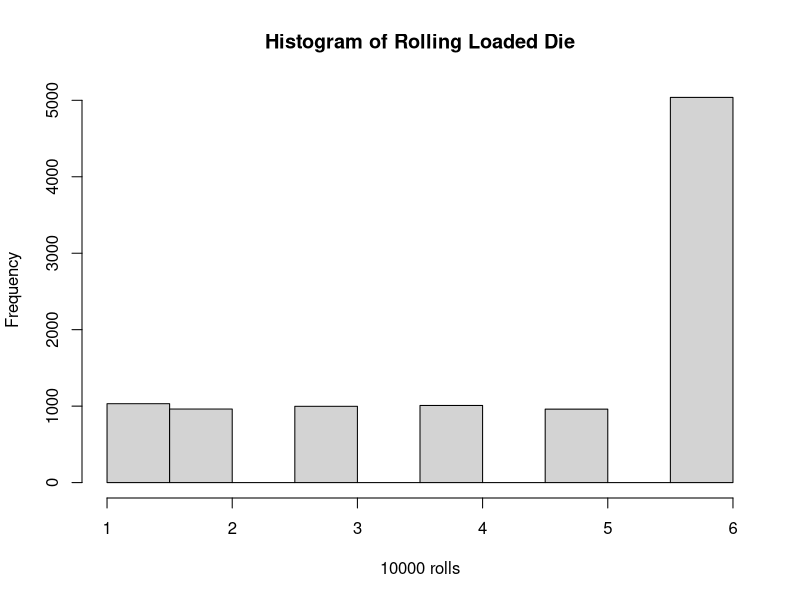
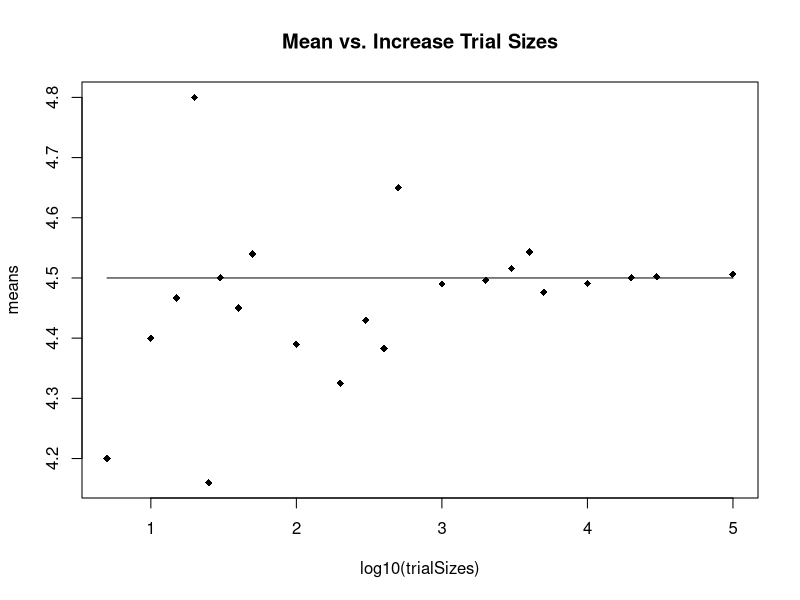
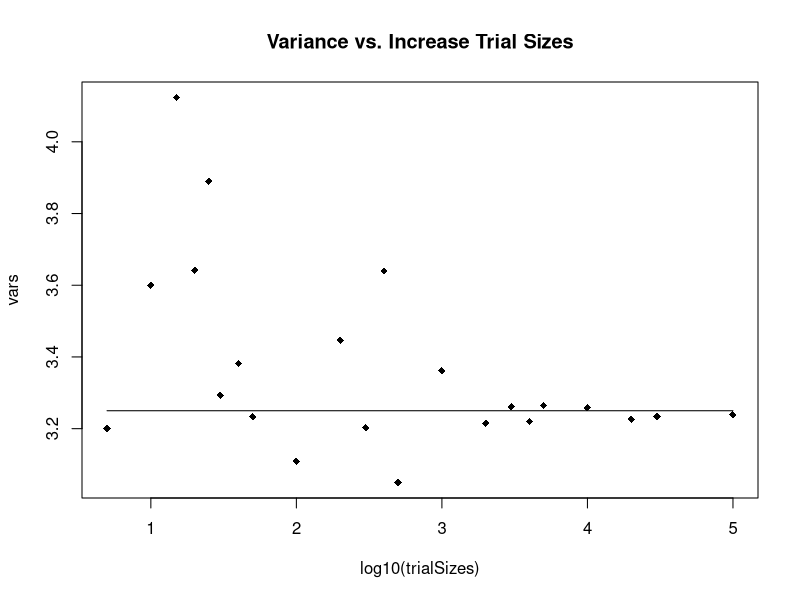

The R source for these figures, in order:
#Lab 1 BINF6310 Spring 2020 Jon Lee

#Loaded Die
#Demonstrating the Law of Large Numbers

#Question 1
mean <- (1*(1/10))+(2*(1/10))+(3*(1/10))+(4*(1/10))+(5*(1/10))+(6*(1/2))
print(c("mean =", mean))
  #mean = 4.5
var <- ((1/10)*((1-mean)^2))+((1/10)*((2-mean)^2))+((1/10)*((3-mean)^2))+((1/10)*((4-mean)^2))+((1/10)*((5-mean)^2))+((1/2)*((6-mean)^2))
print(c("variance =", var))
  #variance = 3.25

#Question 2
rollDie <- function(x)
{
  rolls <- vector(length=x, mode="double")
  
  for(i in 1:x)
  {
    rolls[i] <- sample(1:6, 1, prob=c(0.1, 0.1, 0.1, 0.1, 0.1, 0.5)) 
  }
  
  rolls
}

print(rollDie(100))
print("The rolls don't approximate the uniform distribution because the die is loaded and the '6' option is favored more")
#The rolls don't approximate the uniform distribution because the die is loaded and the "6" option is favored more

#Question 3
hist(rollDie(10000), main="Histogram of Rolling Loaded Die", xlab="10000 rolls")

#Question 4
trialSizes <- c(5, 10, 15, 20, 25, 30, 40, 50 ,100, 200, 300, 400, 500, 1000, 2000, 3000, 4000, 5000, 10000, 20000, 30000, 100000)
means <- vector(length=length(trialSizes), mode="double")
vars <- vector(length=length(trialSizes), mode="double")

for(i in 1:length(trialSizes))
{
  rolls <- vector(length=trialSizes[i], mode="double")
  
  for(j in 1:trialSizes[i])
  {
    rolls[j] <- sample(1:6, 1, prob=c(0.1, 0.1, 0.1, 0.1, 0.1, 0.5))
  }
  
  means[i] <- mean(rolls)
  vars[i] <- var(rolls)
}

plot(log10(trialSizes), means, main="Mean vs. Increase Trial Sizes", pch=18)
lines(log10(trialSizes), rep(mean, length(trialSizes)))
print("It took approximately 2000 rolls of the dice for the expected value (mean) to converge to 4.5")
#It took approximately 2000 rolls of the dice for the expected value (mean) to converge to 4.5

plot(log10(trialSizes), vars, main="Variance vs. Increase Trial Sizes", pch=18)
lines(log10(trialSizes), rep(var, length(trialSizes)))
print("It took approximately 100 rolls of the dice for the variance to converge to 3.25")
#It took approximately 100 rolls of the dice for the variance to converge to 3.25
